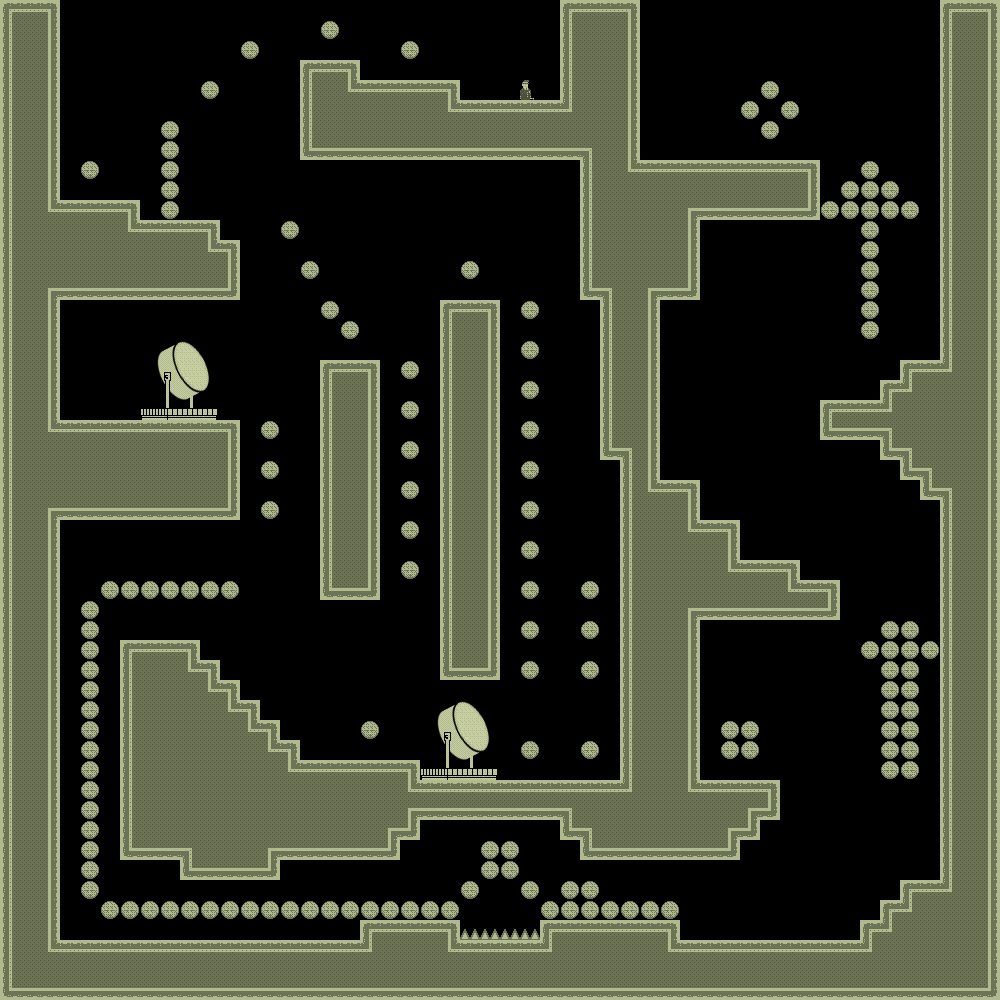

The image is a tile-based game level rendered from a .tmx file. Its description and source (layers, tilesets, objects; grid data summarised) follow:
An orthogonal 50x50 tile map with 20x20 px tiles, 1 tile layer (bg) and 5 objects.

<map version="1.0" orientation="orthogonal" width="50" height="50" tilewidth="20" tileheight="20">
 <tileset firstgid="1" name="tiles_military" tilewidth="20" tileheight="20">
  <image source="../../../../../SuperLemonadeFactory1989Content/Lemonade/tiles_military.png" width="400" height="400" />
  <terraintypes>
   <terrain name="solid" tile="151" />
   <terrain name="hollow" tile="94" />
  </terraintypes>
  <tile id="8" terrain=",,,1" />
  <tile id="9" terrain=",,1,1" />
  <tile id="10" terrain=",,1,1" />
  <tile id="11" terrain=",,1,1" />
  <tile id="12" terrain=",,1,1" />
  <tile id="13" terrain=",,1,1" />
  <tile id="14" terrain=",,1," />
  <tile id="15" terrain="1,1,1," />
  <tile id="16" terrain="1,1,,1" />
  <tile id="28" terrain=",1,,1" />
  <tile id="34" terrain="1,,1," />
  <tile id="35" terrain="1,,1,1" />
  <tile id="36" terrain=",1,1,1" />
  <tile id="48" terrain=",1,,1" />
  <tile id="54" terrain="1,,1," />
  <tile id="68" terrain=",1,,1" />
  <tile id="74" terrain="1,,1," />
  <tile id="88" terrain=",1,,1" />
  <tile id="94" terrain="1,,1," />
  <tile id="108" terrain=",1,,1" />
  <tile id="114" terrain="1,,1," />
  <tile id="128" terrain=",1,," />
  <tile id="129" terrain="1,1,," />
  <tile id="130" terrain="1,1,," />
  <tile id="131" terrain="1,1,," />
  <tile id="132" terrain="1,1,," />
  <tile id="133" terrain="1,1,," />
  <tile id="134" terrain="1,,," />
  <tile id="148" terrain=",,,0" />
  <tile id="149" terrain=",,0,0" />
  <tile id="150" terrain=",,0," />
  <tile id="151" terrain="0,0,0," />
  <tile id="152" terrain="0,0,," />
  <tile id="153" terrain="0,0,,0" />
  <tile id="168" terrain=",0,,0" />
  <tile id="170" terrain="0,,0," />
  <tile id="171" terrain="0,,0," />
  <tile id="173" terrain=",0,,0" />
  <tile id="188" terrain=",0,," />
  <tile id="189" terrain="0,0,," />
  <tile id="190" terrain="0,,," />
  <tile id="191" terrain="0,,0,0" />
  <tile id="192" terrain=",,0,0" />
  <tile id="193" terrain=",0,0,0" />
  <tile id="194" terrain="0,0,0,0" />
  <tile id="195" terrain="1,1,1,1" />
  <tile id="356">
   <properties>
    <property name="LargeCrate" value="" />
   </properties>
  </tile>
  <tile id="380">
   <properties>
    <property name="Andre" value="" />
   </properties>
  </tile>
  <tile id="381">
   <properties>
    <property name="Liselot" value="" />
   </properties>
  </tile>
  <tile id="382">
   <properties>
    <property name="Amsterdaam" value="" />
   </properties>
  </tile>
  <tile id="383">
   <properties>
    <property name="Worker" value="" />
   </properties>
  </tile>
  <tile id="384">
   <properties>
    <property name="Inspector" value="" />
   </properties>
  </tile>
  <tile id="385">
   <properties>
    <property name="Chef" value="" />
   </properties>
  </tile>
  <tile id="386">
   <properties>
    <property name="Exit" value="" />
   </properties>
  </tile>
  <tile id="387">
   <properties>
    <property name="Trampoline" value="" />
   </properties>
  </tile>
  <tile id="388">
   <properties>
    <property name="SmallCrate" value="" />
   </properties>
  </tile>
  <tile id="389">
   <properties>
    <property name="SugarBag" value="" />
   </properties>
  </tile>
 </tileset>
 <layer name="bg" width="50" height="50">
  <data>[2500 cells, 1249 non-empty, 36 distinct tile ids]</data>
 </layer>
 <objectgroup name="boxes" width="50" height="50">
  <object x="280" y="420">
   <polyline points="0,-60 0,240" />
  </object>
  <object x="820" y="780">
   <polyline points="0,0 0,80" />
  </object>
  <object x="860" y="620">
   <polyline points="40,0 40,160" />
  </object>
  <object x="860" y="160">
   <polyline points="0,0 0,160" />
  </object>
  <object x="780" y="400">
   <polyline points="0,0 0,60" />
  </object>
 </objectgroup>
</map>
